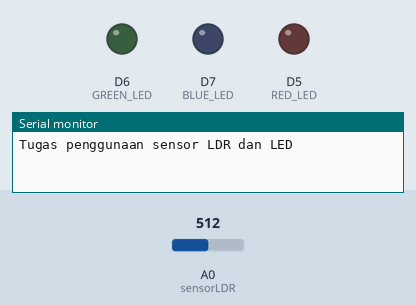
The sketch below on a simulated ESP8266 (NodeMCU). Shown: output pins drawn as LEDs (lit = HIGH), the last lines printed to the serial monitor. The test bench sets the inputs (shaded band); at power-on: A0 (sensorLDR) = 512.

Above: at 4.2 s.
4.3 s: A0 (sensorLDR) set to 417
6.2 s: A0 (sensorLDR) set to 389
At 7.3 s:
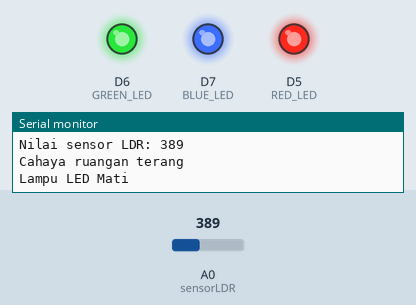
Timing chart, 0 to 9.2 s (numbered marks = the images above; inputs shaded):
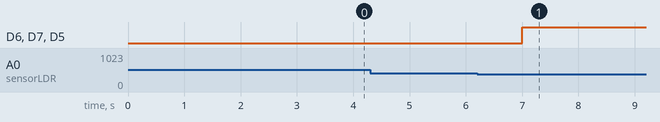

The sketch:

ldrtugas1.ino
```cpp
#define sensorLDR A0
#define RED_LED D5
#define GREEN_LED D6
#define BLUE_LED D7

int nilaiSensor;

void ledNyala() {
  digitalWrite(RED_LED, LOW);
  digitalWrite(GREEN_LED, LOW);
  digitalWrite(BLUE_LED, LOW);
}

void ledMati() {
  digitalWrite(RED_LED, HIGH);
  digitalWrite(GREEN_LED, HIGH);
  digitalWrite(BLUE_LED, HIGH);
}

void setup() {
  Serial.begin(9600);
  // atur pin-pin digital sebagai output
  pinMode(RED_LED, OUTPUT);
  pinMode(GREEN_LED, OUTPUT);
  pinMode(BLUE_LED, OUTPUT);
  Serial.println("Tugas penggunaan sensor LDR dan LED");
  delay(3000);
}

void loop() {
  nilaiSensor = analogRead(sensorLDR);

  if (nilaiSensor > 800) {
    Serial.print("Nilai sensor LDR: ");
    Serial.println(nilaiSensor);
    Serial.println("Cahaya ruangan redup");
    Serial.println("Lampu LED Nyala");
    ledNyala();
  } else if (nilaiSensor < 400) {
    Serial.print("Nilai sensor LDR: ");
    Serial.println(nilaiSensor);
    Serial.println("Cahaya ruangan terang");
    Serial.println("Lampu LED Mati");
    ledMati();
  }
  delay(1000);
}
```

Measured:
- the behaviour switches between 400 and 399 on A0 (sensorLDR) (found by bisection; images 0 and 1)
- after the input at 4.3 s, every drawn part: stays the same
- after the input at 6.2 s, D6 (GREEN_LED), D7 (BLUE_LED), D5 (RED_LED): LOW → HIGH after 0.80 s
